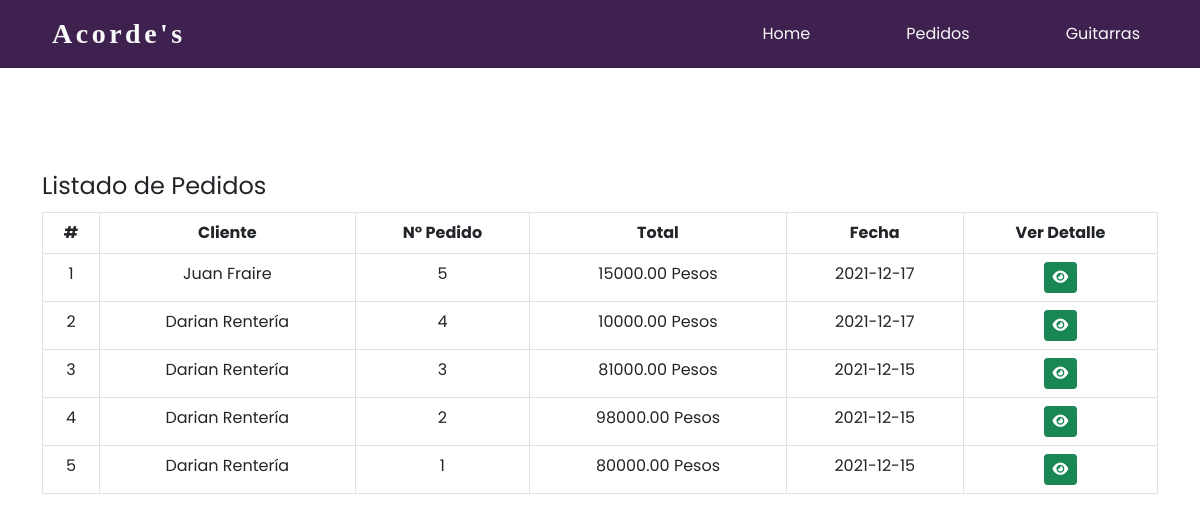
The page /panel/pedidos/index.php on the database its author committed.
### tables this page shows
CREATE TABLE `pedidos` (
  `id` int(5) NOT NULL,
  `cliente_id` int(5) NOT NULL,
  `total` decimal(10,2) NOT NULL,
  `fecha` date NOT NULL,
  `estado` int(2) NOT NULL DEFAULT 1
);

CREATE TABLE `clientes` (
  `id` int(5) NOT NULL,
  `nombre` varchar(50) NOT NULL,
  `apellidos` varchar(50) NOT NULL,
  `email` varchar(30) NOT NULL,
  `telefono` varchar(13) NOT NULL,
  `comentario` varchar(300) DEFAULT NULL
);

### src/Pedido.php (called while the page is built, shortened)
<?php
class Pedido{
    private $cn = null;
    public function __construct(){
        $this->config = parse_ini_file(__DIR__.'/../config.ini') ;
        $this->cn = new \PDO( $this->config['dns'], $this->config['usuario'],$this->config['clave'],array(
            \PDO::MYSQL_ATTR_INIT_COMMAND => 'SET NAMES utf8'
        ));
    }
    public function mostrar()
    {
        $sql = "SELECT p.id, nombre, apellidos, email, total, fecha FROM pedidos p
        INNER JOIN clientes c ON p.cliente_id = c.id ORDER BY p.id DESC";
        $resultado = $this->cn->prepare($sql);
        if($resultado->execute())
            return  $resultado->fetchAll();
        return false;
    }
}

### panel/pedidos/index.php (the view, shortened to what this page needs)
<!DOCTYPE html>
<html lang="en">
  <head>
    <link rel="stylesheet" href="../../assets/css/bootstrap.min.css">
    <link rel="stylesheet" href="../../assets/css/estilos.css">
  </head>
  <body>
    <nav class="navbar navbar-expand-lg bC" style>
      <div class="container-fluid">
        <a class="navbar-brand text-light titlePage" style="font-family:'Quicksand';" href="../dashboard.php">Acorde's</a>
        <div class="collapse navbar-collapse" id="navbarScroll">
          <ul class="navbar-nav my-2 my-lg-0 navbar-nav-scroll" style="--bs-scroll-height: 100px; width:100%; display:flex; justify-content:flex-end;">
            <li class="nav-item" style="margin-left: 40px; margin-right: 40px;">
              <a class="nav-link text-light" href="../../index.php">Home</a>
            </li>
            <li class="nav-item" style="margin-left: 40px; margin-right: 40px;">
              <a class="nav-link active text-light" aria-current="page" href="#">Pedidos</a>
            </li>
            <li class="nav-item" style="margin-left: 40px; margin-right: 40px;">
              <a class="nav-link text-light" href="../guitarras/index.php">Guitarras</a>
            </li>
          </ul>
        </div>
      </div>
    </nav>
   <div class="container" id="main">
    <div class="row">
          <div class="col-md-12">
             <fieldset>
              <legend>Listado de Pedidos</legend>
                <table class="table table-bordered" style="text-align: center;">
                  <thead>
                    <tr>
                      <th>#</th>
                      <th>Cliente</th>
                      <th>N° Pedido</th>
                      <th>Total</th>
                      <th>Fecha</th>
                      <th>Ver Detalle</th>
                    </tr>
                  </thead>
                  <tbody>
                    <?php
                      $pedido = new GuitarShop\Pedido;
                      $info_pedido = $pedido->mostrar();
                      $cantidad = count($info_pedido);
                      if($cantidad > 0){
                        $c=0;
                      for($x =0; $x < $cantidad; $x++){
                        $c++;
                        $item = $info_pedido[$x];
                    ?>
                    <tr>
                      <td><?php print $c?></td>
                      <td><?php print $item['nombre'].' '.$item['apellidos']?></td>
                      <td><?php print $item['id']?></td>
                      <td><?php print $item['total']?> Pesos</td>
                      <td><?php print $item['fecha']?></td>
                      <td class="text-center">
                        <a href="ver.php?id=<?php print $item['id'] ?>" class="btn btn-success btn-sm"><i class="fas fa-eye"></i></a>
                      </td>
                    </tr>
                    <?php
                      }
                    }else{
                    ?>
                    <tr>
                      <td colspan="6">No hay registros</td>
                    </tr>
                    <?php }?>
                  </tbody>
                </table>
             </fieldset>
          </div>
        </div>
    </div>
  </body>
</html>

### assets/css/estilos.css (style rules this page uses)
#main { margin-top: 100px; }

### panel/pedidos/index.php (style rules this page uses)
* { font-family:'Poppins'; }
.titlePage { font-size:28px; font-weight: bold; padding-left: 40px; letter-spacing: 3.5px; }
.bC { background-color: #3e214e; filter: blur(.3px); }

### rows shown on the page
pedidos: cliente.nombre "Juan", cliente.apellidos "Fraire", id "5", total "15000.00", fecha "2021-12-17"
pedidos: cliente.nombre "Darian", cliente.apellidos "Rentería", id "4", total "10000.00", fecha "2021-12-17"
pedidos: cliente.nombre "Darian", cliente.apellidos "Rentería", id "3", total "81000.00", fecha "2021-12-15"
pedidos: cliente.nombre "Darian", cliente.apellidos "Rentería", id "2", total "98000.00", fecha "2021-12-15"
pedidos: cliente.nombre "Darian", cliente.apellidos "Rentería", id "1", total "80000.00", fecha "2021-12-15"
